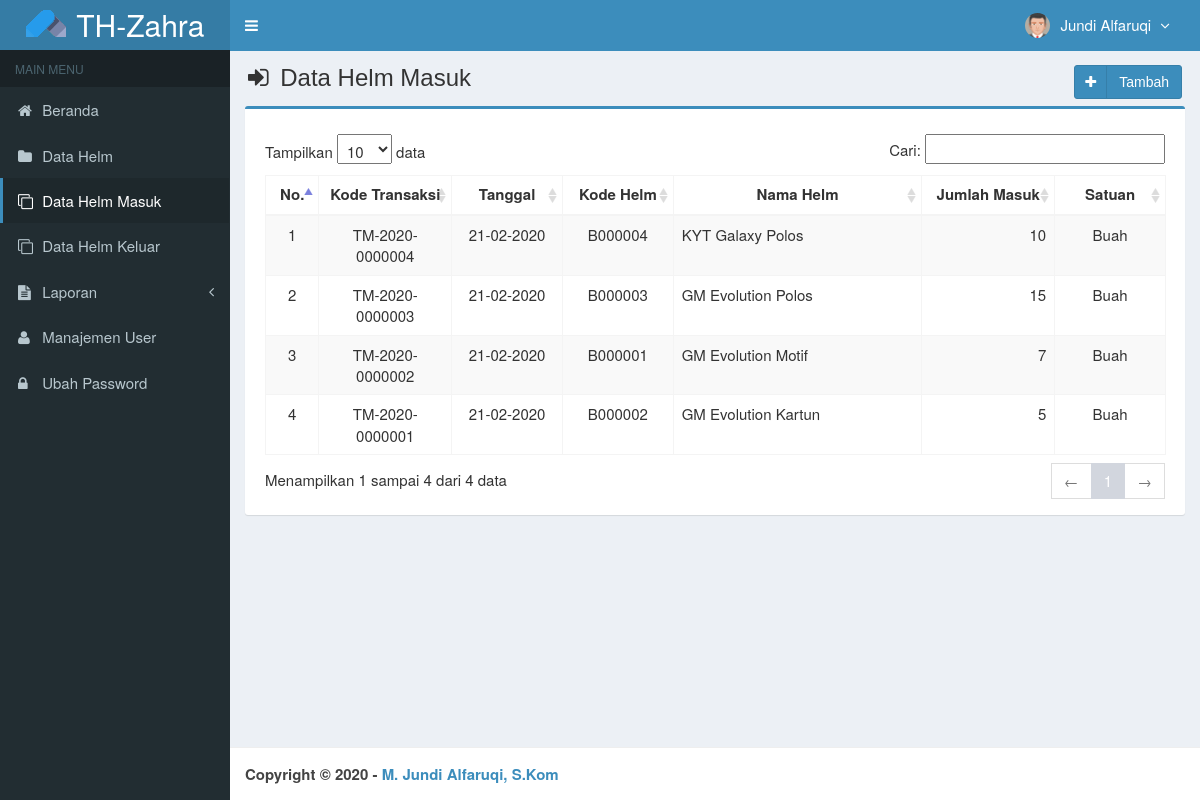
The app's page /main.php?module=helm_masuk (signed in) with its own data.
### tables this page shows
CREATE TABLE `is_users` (
  `id_user` int(3) NOT NULL,
  `username` varchar(50) NOT NULL,
  `nama_user` varchar(50) NOT NULL,
  `password` varchar(50) NOT NULL,
  `email` varchar(50) DEFAULT NULL,
  `telepon` varchar(13) DEFAULT NULL,
  `foto` varchar(100) DEFAULT NULL,
  `hak_akses` enum('Super Admin','Manajer','Gudang') NOT NULL,
  `status` enum('aktif','blokir') NOT NULL DEFAULT 'aktif',
  `created_at` timestamp NOT NULL DEFAULT CURRENT_TIMESTAMP,
  `updated_at` timestamp NOT NULL DEFAULT CURRENT_TIMESTAMP ON UPDATE CURRENT_TIMESTAMP
);

CREATE TABLE `is_obat_masuk` (
  `kode_transaksi` varchar(15) NOT NULL,
  `tanggal_masuk` date NOT NULL,
  `kode_helm` varchar(7) NOT NULL,
  `jumlah_masuk` int(11) NOT NULL,
  `created_user` int(3) NOT NULL,
  `created_date` timestamp NOT NULL DEFAULT CURRENT_TIMESTAMP ON UPDATE CURRENT_TIMESTAMP
);

CREATE TABLE `is_helm` (
  `kode_helm` varchar(7) NOT NULL,
  `nama_helm` varchar(50) NOT NULL,
  `harga_beli` int(11) NOT NULL,
  `harga_jual` int(11) NOT NULL,
  `satuan` varchar(20) NOT NULL,
  `stok` int(11) NOT NULL,
  `created_user` int(3) NOT NULL,
  `created_date` timestamp NOT NULL DEFAULT CURRENT_TIMESTAMP,
  `updated_user` int(3) NOT NULL,
  `updated_date` timestamp NOT NULL DEFAULT CURRENT_TIMESTAMP ON UPDATE CURRENT_TIMESTAMP
);

### modules/helm-masuk/view.php (the view, shortened to what this page needs)
<section class="content-header">
  <h1>
    <i class="fa fa-sign-in icon-title"></i> Data Helm Masuk
    <a class="btn btn-primary btn-social pull-right" href="?module=form_helm_masuk&form=add" title="Tambah Data" data-toggle="tooltip">
      <i class="fa fa-plus"></i> Tambah
    </a>
  </h1>
</section>
<section class="content">
  <div class="row">
    <div class="col-md-12">
      <div class="box box-primary">
        <div class="box-body">
          <table id="dataTables1" class="table table-bordered table-striped table-hover">
            <thead>
              <tr>
                <th class="center">No.</th>
                <th class="center">Kode Transaksi</th>
                <th class="center">Tanggal</th>
                <th class="center">Kode Helm</th>
                <th class="center">Nama Helm</th>
                <th class="center">Jumlah Masuk</th>
                <th class="center">Satuan</th>
              </tr>
            </thead>
            <tbody>
            <?php
            $no = 1;
            $query = mysqli_query($mysqli, "SELECT a.kode_transaksi,a.tanggal_masuk,a.kode_helm,a.jumlah_masuk,b.kode_helm,b.nama_helm,b.satuan
                                            FROM is_obat_masuk as a INNER JOIN is_helm as b ON a.kode_helm=b.kode_helm ORDER BY kode_transaksi DESC")
                                            or die('Ada kesalahan pada query tampil Data Obat Masuk: '.mysqli_error($mysqli));
            while ($data = mysqli_fetch_assoc($query)) {
              $tanggal         = $data['tanggal_masuk'];
              $exp             = explode('-',$tanggal);
              $tanggal_masuk   = $exp[2]."-".$exp[1]."-".$exp[0];
              echo "<tr>
                      <td width='30' class='center'>$no</td>
                      <td width='100' class='center'>$data[kode_transaksi]</td>
                      <td width='80' class='center'>$tanggal_masuk</td>
                      <td width='80' class='center'>$data[kode_helm]</td>
                      <td width='200'>$data[nama_helm]</td>
                      <td width='100' align='right'>$data[jumlah_masuk]</td>
                      <td width='80' class='center'>$data[satuan]</td>
                    </tr>";
              $no++;
            }
            ?>
            </tbody>
          </table>
        </div>
      </div>
    </div>
  </div>
</section><!-- /.content

### top-menu.php (shortened to what this page needs)
<?php
require_once "config/database.php";
$query = mysqli_query($mysqli, "SELECT id_user, nama_user, foto, hak_akses FROM is_users WHERE id_user='$_SESSION[id_user]'")
                                or die('Ada kesalahan pada query tampil Manajemen User: '.mysqli_error($mysqli));
$data = mysqli_fetch_assoc($query);
?>
<li class="dropdown user user-menu">
  <a href="#" class="dropdown-toggle" data-toggle="dropdown">
  <?php
  if ($data['foto']=="") { ?>
    <img src="images/user/user-default.png" class="user-image" alt="User Image"/>
  <?php
  }
  else { ?>
    <img src="images/user/<?php echo $data['foto']; ?>" class="user-image" alt="User Image"/>
  <?php
  }
  ?>
    <span class="hidden-xs"><?php echo $data['nama_user']; ?> <i style="margin-left:5px" class="fa fa-angle-down"></i></span>
  </a>
</li>

### assets/css/style.css (style rules this page uses)
.btn-social *:first-child { border-right: 1px solid rgba(0, 0, 0, 0.1); bottom: 0; font-size: 1em !important; left: 0; line-height: 32px !important; position: absolute; text-align: center; top: 0; width: 32px !important; }
.content-header { padding: 15px 18px 0; position: relative; }
.center { text-align:center; }
.icon-title { margin-right: 5px; }
body { background-color: #fff; color: #333; font-size: 15px; line-height: 1.42857; }

### records on screen
is_users: foto (picture), nama_user "Jundi Alfaruqi"
is_obat_masuk: kode_transaksi "TM-2020-0000004", tanggal_masuk "21-02-2020", kode_helm.kode_helm "B000004", kode_helm.nama_helm "KYT Galaxy Polos", jumlah_masuk "10", kode_helm.satuan "Buah"
is_obat_masuk: kode_transaksi "TM-2020-0000003", tanggal_masuk "21-02-2020", kode_helm.kode_helm "B000003", kode_helm.nama_helm "GM Evolution Polos", jumlah_masuk "15", kode_helm.satuan "Buah"
is_obat_masuk: kode_transaksi "TM-2020-0000002", tanggal_masuk "21-02-2020", kode_helm.kode_helm "B000001", kode_helm.nama_helm "GM Evolution Motif", jumlah_masuk "7", kode_helm.satuan "Buah"
is_obat_masuk: kode_transaksi "TM-2020-0000001", tanggal_masuk "21-02-2020", kode_helm.kode_helm "B000002", kode_helm.nama_helm "GM Evolution Kartun", jumlah_masuk "5", kode_helm.satuan "Buah"
